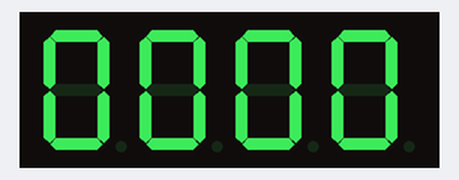
The program below on a simulated ATmega328P, built with avr-gcc and emulated at 16 MHz. Parts: 4-digit seven-segment display. Wiring (inferred from the names in the program): TM1637 display: clock PD2; DIO PD3.

Above: at 0.1 s.
At 4.1 s:
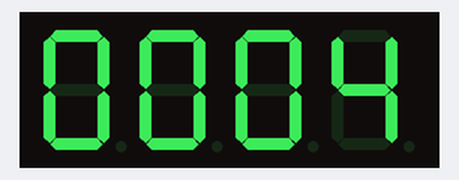
At 9.1 s:
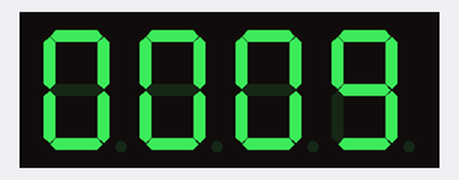
At 19.1 s:
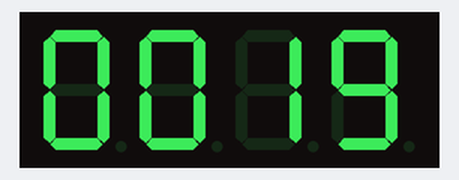
At 29.1 s:
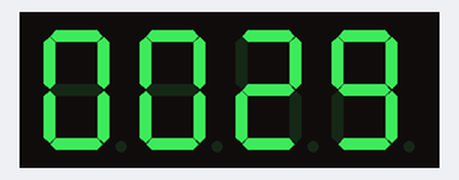
At 39.1 s:
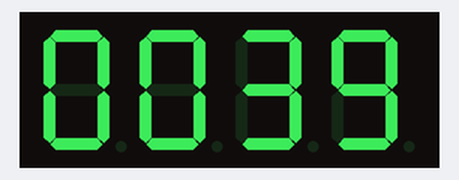

The program:

main.c
```c
#define F_CPU 16000000UL
#include <avr/io.h>
#include <util/delay.h>
#include <avr/interrupt.h>

#define CLK_PIN 2
#define DIO_PIN 3

// 메인 루프와 인터럽트 간 공유 변수 (반드시 volatile 선언)
volatile unsigned int display_value = 0;
volatile unsigned char update_flag = 1; // 시작하자마자 0을 띄우기 위해 1로 초기화

// Flash 메모리에 저장되는 FND 출력 테이블
const unsigned char digit_table[] = {
	0x3F, // 0
	0x06, // 1
	0x5B, // 2
	0x4F, // 3
	0x66, // 4
	0x6D, // 5
	0x7D, // 6
	0x07, // 7
	0x7F, // 8
	0x6F  // 9
};

// ==========================================
// 1. TM1637 하위 통신 함수 (Bit-banging)
// ==========================================

void tm1637_start(void) {
	// CLK가 High인 상태에서 DIO를 Low로 내리면 Start 조건
	DDRD |= (1 << DIO_PIN); // DIO 출력 모드 (0V)
	_delay_us(5);
}

void tm1637_stop(void) {
	// CLK가 High일 때 DIO가 Low에서 High로 올라가면 Stop 조건
	PORTD &= ~(1 << CLK_PIN); // CLK Low
	DDRD |= (1 << DIO_PIN);   // DIO Low
	_delay_us(5);

	PORTD |= (1 << CLK_PIN);  // CLK High
	_delay_us(5);

	DDRD &= ~(1 << DIO_PIN);  // DIO High (입력 모드 전환으로 외부 풀업)
	_delay_us(5);
}

void tm1637_write_byte(unsigned char data) {
	// 8비트 데이터 전송
	for (unsigned char i = 0; i < 8; i++) {
		PORTD &= ~(1 << CLK_PIN); // CLK Low

		if ((data >> i) & 0x01) {
			DDRD &= ~(1 << DIO_PIN); // 1: 입력 모드 (High-Z -> 외부 풀업 5V)
			} else {
			DDRD |= (1 << DIO_PIN);  // 0: 출력 모드 (GND 스위치 ON -> 0V)
		}
		_delay_us(5);

		PORTD |= (1 << CLK_PIN); // CLK High (TM1637이 데이터 래치)
		_delay_us(5);
	}

	// 9번째 클럭: ACK 수신 및 무시 (타이밍만 맞춤)
	PORTD &= ~(1 << CLK_PIN); // CLK Low
	DDRD &= ~(1 << DIO_PIN);  // MCU는 DIO 입력 모드로 전환하여 핀을 놔줌
	_delay_us(5);

	PORTD |= (1 << CLK_PIN); // CLK High
	_delay_us(5);
}

// ==========================================
// 2. TM1637 상위 제어 함수
// ==========================================

void tm1637_display(unsigned int num) {
	// 4자리 숫자를 각 자리수별로 분리하여 패턴 매핑
	unsigned char digits[4];
	digits[0] = digit_table[(num / 1000) % 10];
	digits[1] = digit_table[(num / 100) % 10];
	digits[2] = digit_table[(num / 10) % 10];
	digits[3] = digit_table[num % 10];

	// Command 1: 데이터 기록 모드, 자동 주소 증가
	tm1637_start();
	tm1637_write_byte(0x40);
	tm1637_stop();

	// Command 2: 첫 번째 주소(0xC0) 설정 후 연속 4바이트 전송
	tm1637_start();
	tm1637_write_byte(0xC0);
	for (int i = 0; i < 4; i++) {
		tm1637_write_byte(digits[i]);
	}
	tm1637_stop();

	// Command 3: 디스플레이 ON 및 밝기 설정 (0x8F = 최대 밝기)
	tm1637_start();
	tm1637_write_byte(0x8F);
	tm1637_stop();
}

// ==========================================
// 3. 타이머 및 인터럽트
// ==========================================

void timer1_init(void) {
	TCCR1A = 0x00; // 일반 포트 동작

	// CTC 모드(WGM12=1), 분주비 1024 (CS12=1, CS10=1)
	TCCR1B |= (1 << WGM12) | (1 << CS12) | (1 << CS10);

	// 16MHz / 1024 = 15625Hz. 1초를 만들기 위한 비교값: 15625 - 1 = 15624
	OCR1A = 15624;

	// Timer1 Compare Match A 인터럽트 활성화
	TIMSK1 |= (1 << OCIE1A);
}

ISR(TIMER1_COMPA_vect) {
	display_value++; // 1초마다 값 증가
	if (display_value > 9999) {
		display_value = 0; // 4자리를 넘어가면 리셋
	}
	update_flag = 1; // 메인 루프에 업데이트 지시
}

// ==========================================
// 4. 메인 함수
// ==========================================

int main(void) {
	// I/O 핀 초기화
	PORTD |= (1 << CLK_PIN);
	PORTD &= ~(1 << DIO_PIN); // 내부 풀업 끄기
	DDRD |= (1 << CLK_PIN);
	DDRD &= ~(1 << DIO_PIN);  // DIO 핀 입력(High-Z) 상태로 시작
	_delay_us(5);

	timer1_init(); // 하드웨어 타이머 설정
	sei();         // 글로벌 인터럽트 활성화

	while(1) {
		// 인터럽트에서 플래그가 켜졌을 때만 I/O 통신 실행
		if (update_flag) {
			update_flag = 0; // 플래그 초기화
			tm1637_display(display_value); // 계산된 딜레이 기반의 Custom 함수 실행
		}
	}
}
```

Measured:
- what the display in image 1 shows lasts 1.0 s, from 4.0 s to 5.0 s
